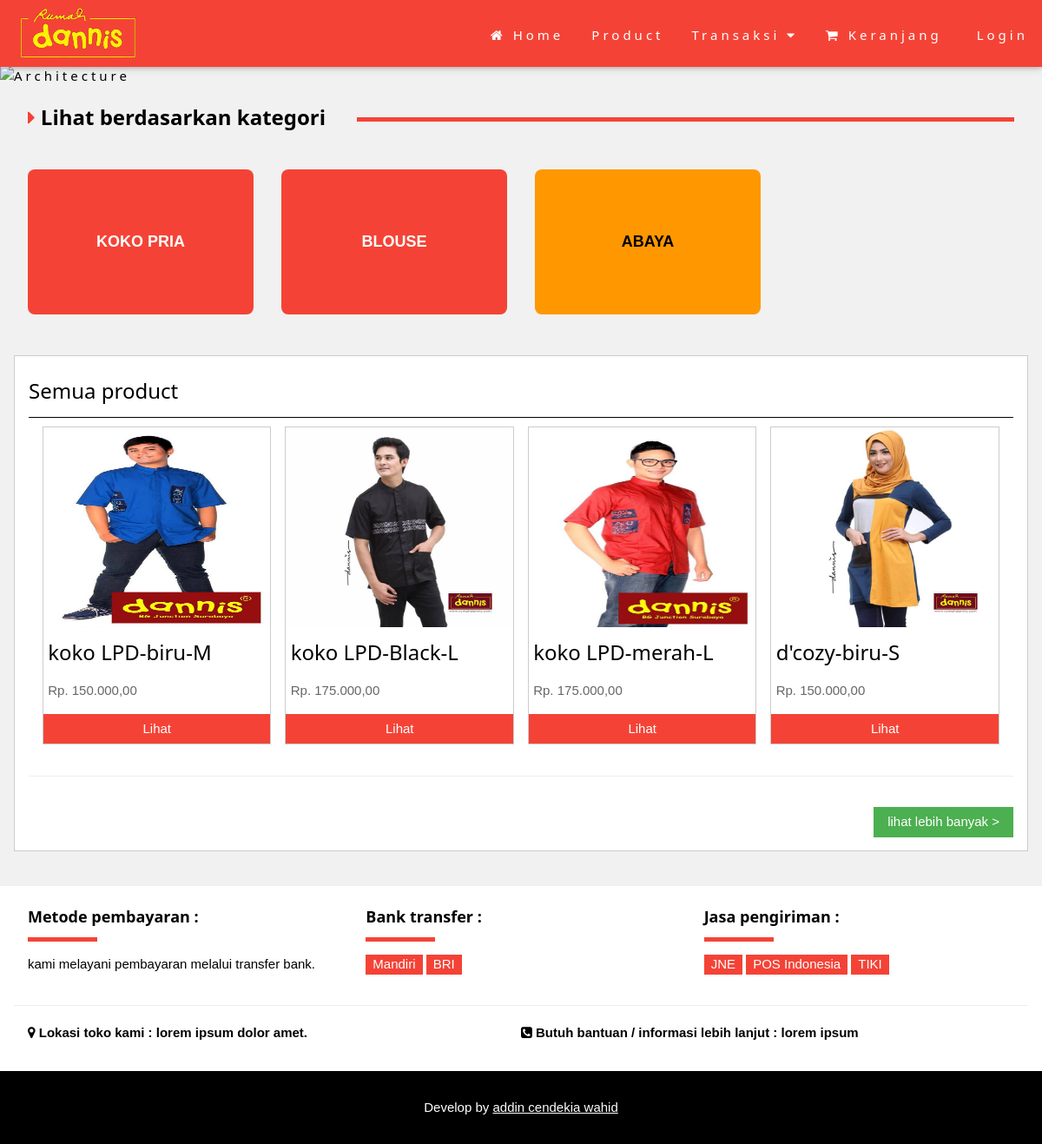
Page /website/index.php on the committed database.
### tables this page shows
CREATE TABLE `kategori` (
  `ID_KATEGORI` int(11) NOT NULL,
  `NAMA_KATEGORI` varchar(20) DEFAULT NULL
);

CREATE TABLE `barang` (
  `ID_BARANG` varchar(20) NOT NULL,
  `ID_KATEGORI` int(11) NOT NULL,
  `NM_BARANG` varchar(20) DEFAULT NULL,
  `STOK_BARANG` int(11) DEFAULT NULL,
  `UKURAN` varchar(4) DEFAULT NULL,
  `WARNA` varchar(15) DEFAULT NULL,
  `BERAT_BARANG` int(11) DEFAULT NULL,
  `HARGA_BELI` int(11) DEFAULT NULL,
  `HARGA_JUAL` int(11) DEFAULT NULL,
  `DISKON` float DEFAULT NULL,
  `GAMBAR1` varchar(20) DEFAULT NULL,
  `GAMBAR2` varchar(20) DEFAULT NULL,
  `GAMBAR3` varchar(20) DEFAULT NULL,
  `GAMBAR4` varchar(20) DEFAULT NULL
);

### function/koneksi.php (called while the page is built)
<?php
function conn(){
	return mysqli_connect('localhost','root','', 'rumah_dannis');
}
?>

### function/kategori.php (called while the page is built, shortened)
<?php
	require_once "koneksi.php";
	function read_kategori(){
		$query=mysqli_query(conn(), "SELECT * FROM kategori");
		return $query;
	}
?>

### function/barang.php (called while the page is built, shortened)
<?php
	require_once "koneksi.php";
  function read_for_thumbnail(){
    $query=mysqli_query(conn(), "SELECT * FROM barang ORDER BY ID_BARANG LIMIT 4");
    return $query;
  }
?>

### website/index.php (the view, shortened to what this page needs)
<?php
include "header.php";
require "../function/barang.php";
require "../function/kategori.php";
?>
<header class="w3-display-container w3-content w3-wide" style="max-width:1500px; margin-top:76px" id="home">
  <img class="w3-image" src="../asset/rumah_dannis.png" alt="Architecture" width="1500" height="600">
</header>
<div class="w3-content w3-padding" style="max-width:1564px">
  <div class="w3-container w3-row" id="projects">
    <div class="w3-col l4 m6">
      <h3><i class="fa fa-caret-right w3-text-red" aria-hidden="true"></i>  <b>Lihat berdasarkan kategori</b></h3>
    </div>
    <div class="w3-col l8 m6">
      <div class="w3-red" style="height:5px; margin-top:28px; margin-bottom:10px">
      </div>
    </div>
  </div>
  <div id="kategori" class="owl-carousel owl-theme" style="margin-bottom:5px">
    <?php
    $sql = read_kategori();
    $color = array('w3-red','w3-orange','w3-green','w3-red');
    while($kategori = mysqli_fetch_array($sql)){
      ?>
      <div class="w3-container w3-padding-32">
        <form class="" action="product.php" method="post">
          <div class="item w3-container <?php echo $warna = $color[array_rand($color)]; ?> w3-center w3-round-large w3-padding-64" style="font-size:18px">
            <button class="w3-btn <?php echo $warna; ?>" type="submit" name="button">
              <b><?php echo strtoupper($kategori['NAMA_KATEGORI']); ?></b>
            </button>
          </div>
        </form>
      </div>
      <?php
    }
    ?>
  </div>
  <div class="w3-container w3-card w3-white" style="margin-top:15px" id="about">
    <h3 class="w3-border-bottom w3-border-black w3-padding-12">Semua product</h3>
    <div class="w3-row-padding">
      <?php
        $sql = read_for_thumbnail();
        while($row = mysqli_fetch_array($sql)){
      ?>
      <div class="w3-col l3 m6 w3-margin-bottom">
        <div class="w3-display-container w3-card">
            <img src="../asset/<?php echo $row['GAMBAR1']?>.jpg" alt="John" style="height:230px; width:100%">
            <div style="padding-left:2%">
              <h3><?php echo $row['NM_BARANG'].'-'.$row['WARNA'].'-'.$row['UKURAN']; ?></h3>
              <p class="w3-opacity"><?php echo "Rp. ".number_format($row['HARGA_JUAL'], 2, ",", "."); ?></p>
            </div>
            <a href="detail_barang.php?id_barang=<?php echo $row['ID_BARANG']?>"><button class="w3-btn-block w3-red">Lihat</button></a>
        </div>
      </div>
      <?php
        }
      ?>
    </div>
    <hr>
    <p class=" w3-right">
      <a href="product.php"><button class="w3-btn w3-green">lihat lebih banyak ></button></a>
    </p>
  </div>
</div>
<?php include "footer.php"; ?>
</body>
</html>

### w3.css (style rules this page uses)
*,*:before,*:after { box-sizing:inherit }
html { -ms-text-size-adjust:100%;-webkit-text-size-adjust:100% }
body { margin:0 }
article,aside,details,figcaption,figure,footer,header,main,menu,nav,section,summary { display:block }
a { background-color:transparent;-webkit-text-decoration-skip:objects }
img { border-style:none }
hr { box-sizing:content-box;height:0;overflow:visible }
button,input,select,textarea { font:inherit;margin:0 }
button,input { overflow:visible }
button,select { text-transform:none }
button,html [type=button],[type=reset],[type=submit] { -webkit-appearance:button }
html,body { font-family:Verdana,sans-serif;font-size:15px;line-height:1.5 }
html { overflow-x:hidden }
h1,h2,h3,h4,h5,h6,.w3-slim,.w3-wide { font-family:"Segoe UI",Arial,sans-serif }
h3 { font-size:24px }
h1,h2,h3,h4,h5,h6 { font-weight:400;margin:10px 0 }
.w3-wide { letter-spacing:4px }
hr { border:0;border-top:1px solid #eee;margin:20px 0 }
img { margin-bottom:-5px }
a { color:inherit }
.w3-image { max-width:100%;height:auto }
.w3-btn,.w3-btn-block { border:none;display:inline-block;outline:0;padding:6px 16px;vertical-align:middle;overflow:hidden;text-decoration:none!important;color:#fff;background-color:#000;text-align:center;cursor:pointer;white-space:nowrap }
.w3-btn,.w3-btn-floating,.w3-btn-floating-large,.w3-closenav,.w3-opennav,.w3-btn-block { -webkit-touch-callout:none;-webkit-user-select:none;-khtml-user-select:none;-moz-user-select:none;-ms-user-select:none;user-select:none }
.w3-btn-block { width:100% }
.w3-tooltip,.w3-display-container { position:relative }
.w3-btn,.w3-btn-floating,.w3-dropnav a,.w3-btn-floating-large,.w3-btn-block, .w3-navbar a,.w3-sidenav a,.w3-pagination li a,.w3-hoverable tbody tr,.w3-hoverable li, .w3-accordion-content a,.w3-dropdown-content a,.w3-dropdown-click:hover,.w3-dropdown-hover:hover,.w3-opennav,.w3-closenav,.w3-closebtn,*[class*="w3-hover-"] { -webkit-transition:background-color .25s,color .15s,box-shadow .25s,opacity 0.25s,filter 0.25s,border 0.15s;transition:background-color .25s,color .15s,box-shadow .15s,opacity .25s,filter .25s,border .15s }
.w3-container:after,.w3-panel:after,.w3-row:after,.w3-row-padding:after,.w3-topnav:after,.w3-clear:after,.w3-btn-group:before,.w3-btn-group:after,.w3-btn-bar:before,.w3-btn-bar:after { content:"";display:table;clear:both }
.w3-col,.w3-half,.w3-third,.w3-twothird,.w3-threequarter,.w3-quarter { float:left;width:100% }
@media only screen and (min-width:601px) { .w3-col.m6,.w3-half { width:49.99999% } }
@media only screen and (min-width:993px) { .w3-col.l3,.w3-quarter { width:24.99999% } }
@media only screen and (min-width:993px) { .w3-col.l4,.w3-third { width:33.33333% } }
@media only screen and (min-width:993px) { .w3-col.l8,.w3-twothird { width:66.66666% } }
.w3-content { max-width:980px;margin:auto }
.w3-right { float:right!important }
.w3-center { text-align:center!important }
.w3-round-large { border-radius:8px!important }
.w3-border-bottom { border-bottom:1px solid #ccc!important }
.w3-margin-bottom { margin-bottom:16px!important }
.w3-padding-medium,.w3-padding,.w3-form { padding:8px 16px!important }
.w3-padding-12 { padding-top:12px!important;padding-bottom:12px!important }
.w3-padding-32 { padding-top:32px!important;padding-bottom:32px!important }
.w3-padding-64 { padding-top:64px!important;padding-bottom:64px!important }
.w3-row-padding,.w3-row-padding>.w3-half,.w3-row-padding>.w3-third,.w3-row-padding>.w3-twothird,.w3-row-padding>.w3-threequarter,.w3-row-padding>.w3-quarter,.w3-row-padding>.w3-col { padding:0 8px }
.w3-container { padding:0.01em 16px }
.w3-card { border:1px solid #ccc }
.w3-opacity,.w3-hover-opacity:hover { opacity:0.60;filter:alpha(opacity=60);-webkit-backface-visibility:hidden }
.w3-green,.w3-hover-green:hover { color:#fff!important;background-color:#4CAF50!important }
.w3-orange,.w3-hover-orange:hover { color:#000!important;background-color:#ff9800!important }
.w3-red,.w3-hover-red:hover { color:#fff!important;background-color:#f44336!important }
.w3-white,.w3-hover-white:hover { color:#000!important;background-color:#fff!important }
.w3-light-grey,.w3-hover-light-grey:hover,.w3-light-gray,.w3-hover-light-gray:hover { color:#000!important;background-color:#f1f1f1!important }
.w3-text-red,.w3-hover-text-red:hover { color:#f44336!important }
.w3-border-black,.w3-hover-border-black:hover { border-color:#000!important }

### rows in the picture
kategori: NAMA_KATEGORI "KOKO PRIA"
kategori: NAMA_KATEGORI "BLOUSE"
kategori: NAMA_KATEGORI "ABAYA"
barang: GAMBAR1 (picture), NM_BARANG "koko LPD", WARNA "biru", UKURAN "M", HARGA_JUAL "150.000,00"
barang: GAMBAR1 (picture), NM_BARANG "koko LPD", WARNA "Black", UKURAN "L", HARGA_JUAL "175.000,00"
barang: GAMBAR1 (picture), NM_BARANG "koko LPD", WARNA "merah", UKURAN "L", HARGA_JUAL "175.000,00"
barang: GAMBAR1 (picture), NM_BARANG "d'cozy", WARNA "biru", UKURAN "S", HARGA_JUAL "150.000,00"
